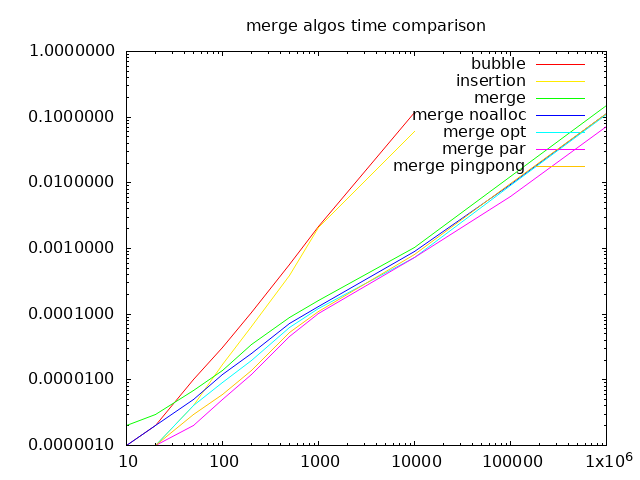

The script that saved this image:
set terminal png
set output 'merge_plot.png'
set title "merge algos time comparison"
set logscale xy 10
plot "bubble_exec_times.txt" with lines lt rgb "#ff0000" title "bubble", \
    "insertion_exec_times.txt" with lines lt rgb "#ffea00" title "insertion", \
    "merge_exec_times.txt" with lines lt rgb "#09ff00" title "merge", \
    "merge_noalloc_exec_times.txt" with lines lt rgb "#0000ff" title "merge noalloc", \
    "merge_noalloc_opt_exec_times.txt" with lines lt rgb "#00ffff" title "merge opt", \
    "merge_noalloc_opt_par_exec_times.txt" with lines lt rgb "#ff00ff" title "merge par", \
    "merge_pingpong_exec_times.txt" with lines lt rgb "#ffc400" title "merge pingpong"
